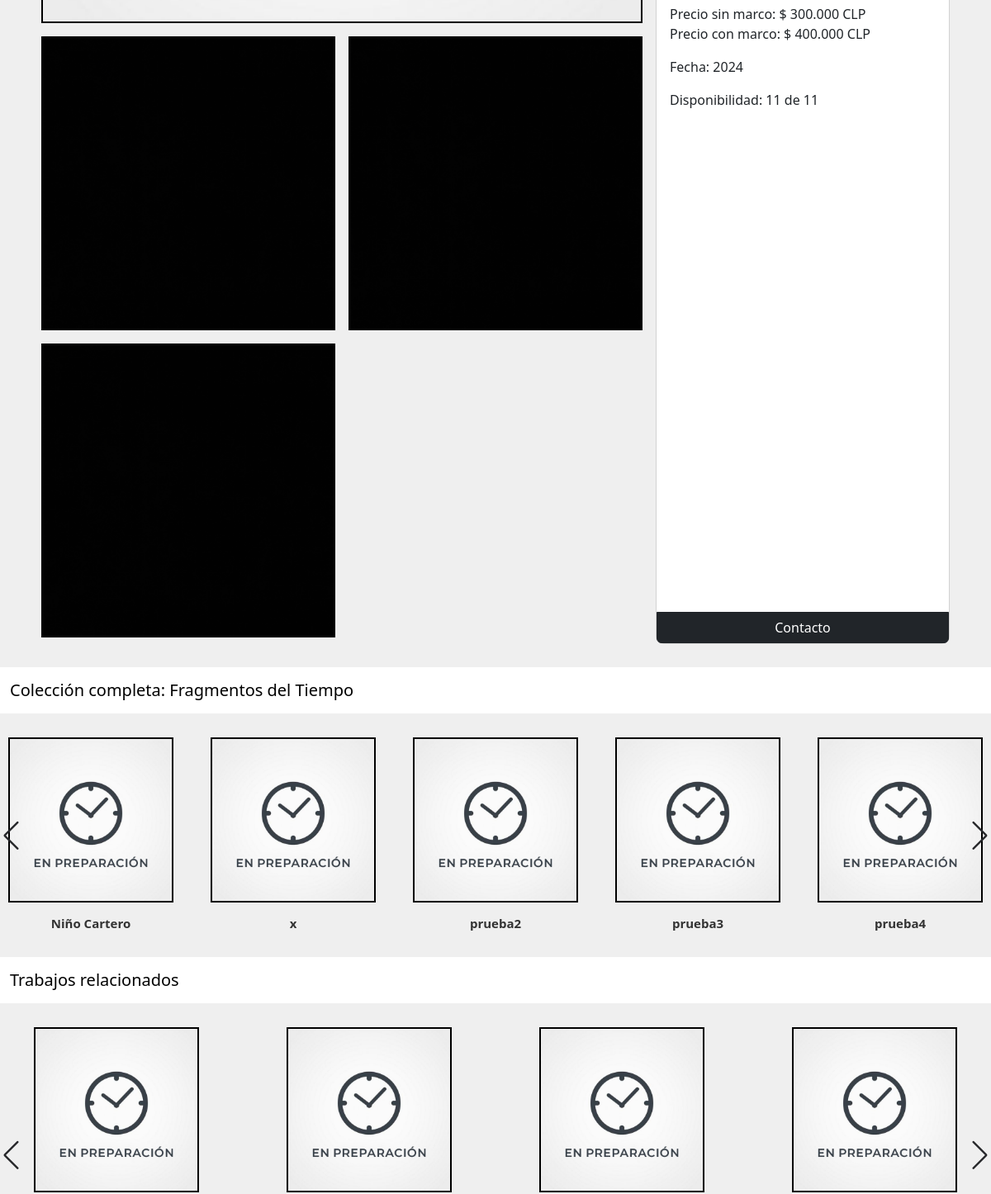
/cuadro/1/ (middle part), run on an earlier commit of the app's database.
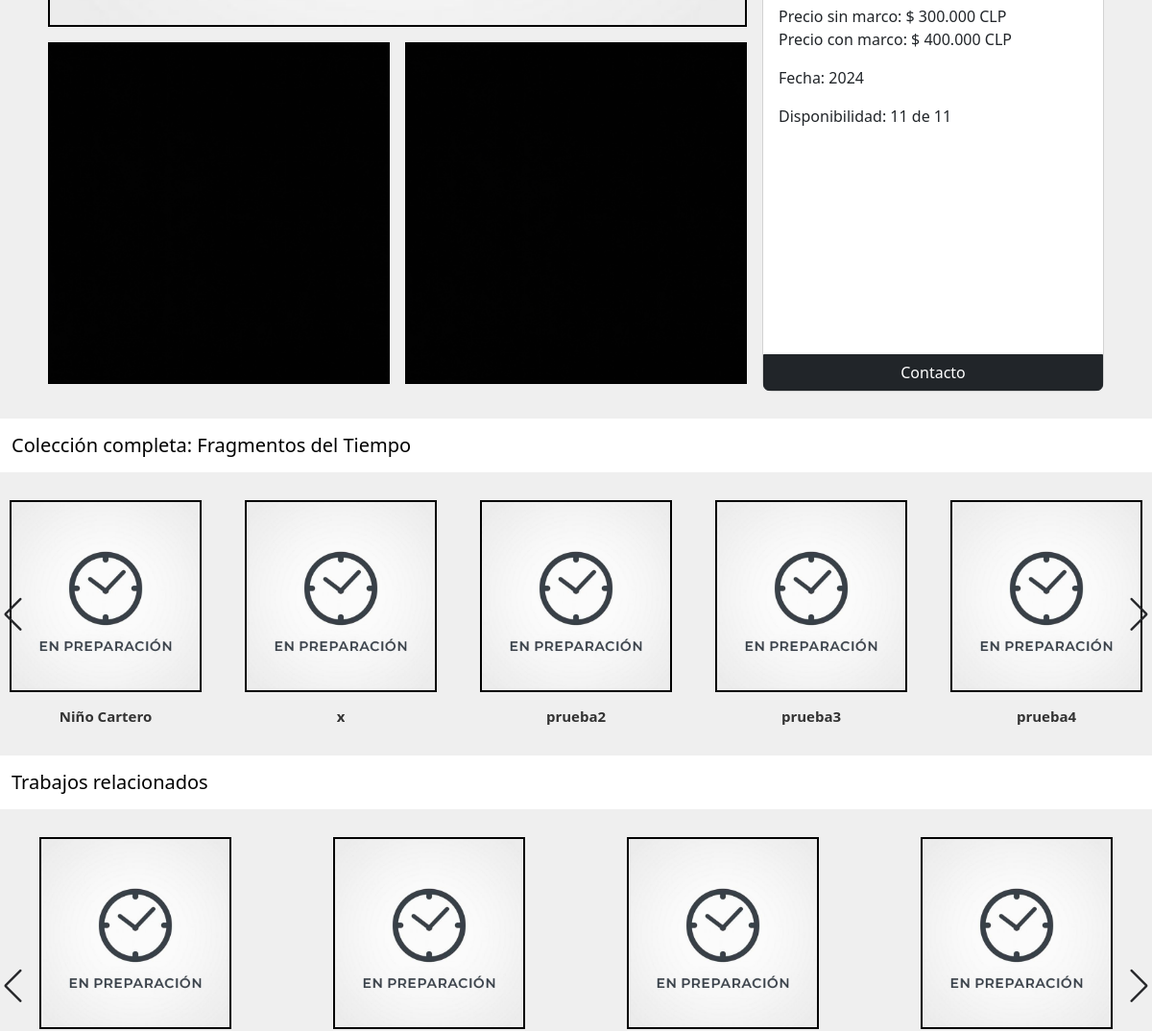
And on a later commit of the database.
### home/models.py (models this page shows, shortened)
class Cuadro(models.Model):
    nombre = models.CharField(max_length=200)
    autor = models.CharField(default="Andrés Honorato", max_length=200)
    coleccion = models.ForeignKey(
        Coleccion, on_delete=models.CASCADE, related_name='coleccionX', blank=True, null=True)
    tecnica = models.ForeignKey(
        Tecnica, on_delete=models.CASCADE, related_name='tecnicaX', blank=True, null=True)
    descripcion = models.TextField(blank=True)
    fecha = models.DateField()
    colores = models.CharField(max_length=200, blank=True)
    cantidad_inicial = models.PositiveIntegerField(blank=True, null=True)
    cantidad_vendida = models.PositiveIntegerField(blank=True, null=True)
    marco_sin = models.CharField(max_length=100, blank=True)
    marco_con = models.CharField(max_length=100, blank=True)
    precio_sin = models.PositiveIntegerField(blank=True, null=True)
    precio_con = models.PositiveIntegerField(blank=True, null=True)
    descuento = models.PositiveIntegerField(blank=True, null=True)
    envio1 = models.PositiveIntegerField(blank=True, null=True)
    envio2 = models.PositiveIntegerField(blank=True, null=True)
    orden = models.PositiveIntegerField(blank=True, null=True)
    vendido = models.BooleanField(default=False)
    imagen1 = models.ImageField(default='cuadros/en_preparacion.jpg', upload_to='cuadros', validators=[FileExtensionValidator(
        ['png', 'jpg', 'jpeg'])])
    imagen2 = models.ImageField(upload_to='cuadros', validators=[
                                FileExtensionValidator(['png', 'jpg', 'jpeg'])], blank=True)
    imagen3 = models.ImageField(upload_to='cuadros', validators=[
                                FileExtensionValidator(['png', 'jpg', 'jpeg'])], blank=True)
    imagen4 = models.ImageField(upload_to='cuadros', validators=[
                                FileExtensionValidator(['png', 'jpg', 'jpeg'])], blank=True)
    imagen5 = models.ImageField(upload_to='cuadros', validators=[
                                FileExtensionValidator(['png', 'jpg', 'jpeg'])], blank=True)
    imagen6 = models.ImageField(upload_to='cuadros', validators=[
                                FileExtensionValidator(['png', 'jpg', 'jpeg'])], blank=True)
    imagen7 = models.ImageField(upload_to='cuadros', validators=[
                                FileExtensionValidator(['png', 'jpg', 'jpeg'])], blank=True)
    imagen8 = models.ImageField(upload_to='cuadros', validators=[
                                FileExtensionValidator(['png', 'jpg', 'jpeg'])], blank=True)
    imagen9 = models.ImageField(upload_to='cuadros', validators=[
                                FileExtensionValidator(['png', 'jpg', 'jpeg'])], blank=True)
    creado = models.DateTimeField(auto_now_add=True)
    actulizado = models.DateTimeField(auto_now=True)
    def cuadros_disponibles(self):
        if self.cantidad_inicial:
            cuadros_disponibles = self.cantidad_inicial - self.cantidad_vendida
            return cuadros_disponibles
    @property
    def precio_punto_sin(self):
        if self.precio_sin is not None:
            coma = f"{self.precio_sin:,}"
            punto = coma.replace(',', '.')
            return punto
        else:
            return "Pendiente"
    @property
    def precio_punto_con(self):
        if self.precio_con is not None:
            coma = f"{self.precio_con:,}"
            punto = coma.replace(',', '.')
            return punto
        else:
            return "Pendiente"

class Coleccion(models.Model):
    nombre = models.CharField(max_length=200)
    descripcion = models.TextField(blank=True)
    fecha = models.DateField()
    creado = models.DateTimeField(auto_now_add=True)
    actulizado = models.DateTimeField(auto_now=True)
    orden = models.PositiveIntegerField(blank=True, null=True)
    def __str__(self):
        return f"{self.nombre}"

### home/views.py (the view)
# urls.py: path('cuadro/<id>/', cuadro_view, name='cuadro-view'),
def cuadro_view(request, id):
    cuadro = Cuadro.objects.get(id=id)
    cuadros = Cuadro.objects.all()
    coleccion_ordenada = cuadro.coleccion.coleccionX.all().order_by('orden')
    lista_cuadros = list(cuadros)  # Convertir el queryset a una lista
    random.shuffle(lista_cuadros)  # Aleatorizar la lista
    context = {
        'cuadro': cuadro,
        'lista_cuadros': lista_cuadros,
        'coleccion_ordenada': coleccion_ordenada,
    }
    return render(request, 'home/cuadro.html', context)

### home/models.py (called while the page is built)
    def __str__(self):
        return f"{self.nombre}"

### home/templates/home/cuadro.html (shortened to what the changed rows need)
{% extends 'base.html' %}
{% load static %}
{% block content %}
<div class="container mb-1 p-4" id="{{ cuadro.id }}">
  <div class="row">
    <div class="col-md-8">
      <div class="row">
        {% if cuadro.imagen1 %}
        <div class="col-md-12 pb-2 px-2 position-relative">
          <img src="{{ cuadro.imagen1.url }}" class="d-block w-100 clickable-image rounded-image"
            alt="{{ cuadro.nombre }}" style="cursor: zoom-in;">
        </div>
        {% endif %}
        {% if cuadro.imagen2 %}
        <div class="col-md-6 p-2 position-relative">
          <img src="{{ cuadro.imagen2.url }}" class="d-block w-100 clickable-image rounded-image"
            alt="{{ cuadro.nombre }}" style="cursor: zoom-in;">
        </div>
        {% endif %}
        {% if cuadro.imagen3 %}
        <div class="col-md-6 p-2 position-relative">
          <img src="{{ cuadro.imagen3.url }}" class="d-block w-100 clickable-image rounded-image"
            alt="{{ cuadro.nombre }}" style="cursor: zoom-in;">
        </div>
        {% endif %}
        {% if cuadro.imagen4 %}
        <div class="col-md-6 p-2 position-relative">
          <img src="{{ cuadro.imagen4.url }}" class="d-block w-100 clickable-image rounded-image"
            alt="{{ cuadro.nombre }}" style="cursor: zoom-in;">
        </div>
        {% endif %}
      </div>
    </div>
    <div class="col-md-4 px-2 cuadro-info">
      <div class="card h-100" style="border-radius: 10px;" id="{{ cuadro.id }}">
        <div class="card-body">
          <div class="row">
            <div class="col-12">
            </div>
          </div>
          <div class="row">
            <div class="col-12">
              <ul class="list-unstyled">
                {% if cuadro.precio_sin %}
                <li>Precio sin marco: $ {{ cuadro.precio_punto_sin}} CLP</li>
                {% endif %}
                {% if cuadro.precio_con %}
                <li>Precio con marco: $ {{ cuadro.precio_punto_con }} CLP</li>
                {% endif %}
              </ul>
            </div>
          </div>
          <p class="card-text">Fecha: {{ cuadro.fecha|date:"Y" }}</p>
          {% if cuadro.cantidad_inicial %}
          <p class="card-text">Disponibilidad: {{ cuadro.cuadros_disponibles }} de {{ cuadro.cantidad_inicial }}</p>
          {% endif %}
        </div>
      </div>
    </div>
  </div>
</div>
<nav class="navbar navbar-expand-lg bg-body">
  <div class="container-fluid">
    <a class="navbar-brand text-break text-wrap">Colección completa: {{ cuadro.coleccion }}</a>
  </div>
</nav>
<br>
<div class="slider-containerSW swiper slider" id="slider-new">
  <div class="slider-content-new">
    <div class="cardSW-wrapper swiper-wrapper">
      {% for cuadro in coleccion_ordenada %}
      <div class="cardSW swiper-slide">
        <div class="image-content py-0">
          <div class="cardSW-image">
            <a href="{% url 'home:cuadro-view' cuadro.id %}">
              <img src="{{ cuadro.imagen1.url }}" />
            </a>
          </div>
        </div>
        <div class="cardSW-content py-0">
          <h3 class="nameSW text-lg pt-3">{{ cuadro.nombre }}</h3>
        </div>
      </div>
      {% endfor %}
    </div>
  </div>
</div>
<br>
<br>
<br>
{% endblock content %}

What changed in the data, as far as the page shows it:
changed Cuadro "Niño Cartero": imagen4: picture removed
